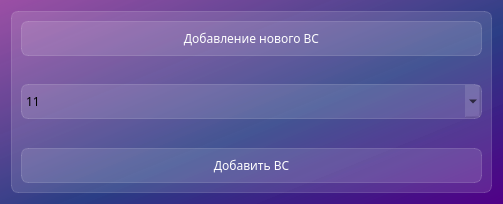
<?xml version="1.0" encoding="UTF-8"?>
<ui version="4.0">
 <class>Dialog</class>
 <widget class="QDialog" name="Dialog">
  <property name="geometry">
   <rect>
    <x>0</x>
    <y>0</y>
    <width>503</width>
    <height>204</height>
   </rect>
  </property>
  <property name="windowTitle">
   <string>Add_aircraft</string>
  </property>
  <property name="styleSheet">
   <string notr="true">background-color: qlineargradient(spread:pad, x1:1, y1:1, x2:0, y2:0, stop:0 rgba(81, 0, 135, 255), stop:0.427447 rgba(41, 61, 132, 235), stop:1 rgba(155, 79, 165, 255));
font-family: Noto Sans SC;</string>
  </property>
  <layout class="QVBoxLayout" name="verticalLayout_2">
   <item>
    <widget class="QFrame" name="frame">
     <property name="styleSheet">
      <string notr="true">background-color: rgba(255, 255, 255, 30); 
border: 1px solid rgba(255,255,255,40);
border-radius: 7px;</string>
     </property>
     <property name="frameShape">
      <enum>QFrame::StyledPanel</enum>
     </property>
     <property name="frameShadow">
      <enum>QFrame::Raised</enum>
     </property>
     <layout class="QVBoxLayout" name="verticalLayout_3">
      <item>
       <layout class="QVBoxLayout" name="verticalLayout">
        <item>
         <widget class="QLabel" name="label_aircraft">
          <property name="minimumSize">
           <size>
            <width>0</width>
            <height>35</height>
           </size>
          </property>
          <property name="styleSheet">
           <string notr="true">color: white;</string>
          </property>
          <property name="text">
           <string>Добавление нового ВС</string>
          </property>
          <property name="alignment">
           <set>Qt::AlignCenter</set>
          </property>
         </widget>
        </item>
        <item>
         <spacer name="verticalSpacer">
          <property name="orientation">
           <enum>Qt::Vertical</enum>
          </property>
          <property name="sizeHint" stdset="0">
           <size>
            <width>20</width>
            <height>40</height>
           </size>
          </property>
         </spacer>
        </item>
        <item>
         <widget class="QComboBox" name="combo_add_aircraft">
          <property name="minimumSize">
           <size>
            <width>0</width>
            <height>35</height>
           </size>
          </property>
          <property name="styleSheet">
           <string notr="true">QComboBob {
font-size: 16pt;
color: white;
}

QComboBox:item {
color: black;
}</string>
          </property>
          <property name="editable">
           <bool>false</bool>
          </property>
          <property name="currentText">
           <string extracomment="Выберите ВС">11</string>
          </property>
          <property name="currentIndex">
           <number>0</number>
          </property>
          <property name="maxVisibleItems">
           <number>10</number>
          </property>
          <property name="maxCount">
           <number>2147483647</number>
          </property>
          <property name="duplicatesEnabled">
           <bool>false</bool>
          </property>
          <item>
           <property name="text">
            <string>11</string>
           </property>
          </item>
          <item>
           <property name="text">
            <string>2222</string>
           </property>
          </item>
         </widget>
        </item>
        <item>
         <spacer name="verticalSpacer_2">
          <property name="orientation">
           <enum>Qt::Vertical</enum>
          </property>
          <property name="sizeHint" stdset="0">
           <size>
            <width>20</width>
            <height>40</height>
           </size>
          </property>
         </spacer>
        </item>
        <item>
         <widget class="QPushButton" name="add_aicraft_in">
          <property name="minimumSize">
           <size>
            <width>0</width>
            <height>35</height>
           </size>
          </property>
          <property name="styleSheet">
           <string notr="true">QPushButton{
	color: rgb(255, 255, 255);
     background-color:rgba(255,255,255,30);
     border: 1px solid rgba(255,255,255,40);
     border-radius:7px;
	height: 20;
}
QPushButton:hover{
background-color:rgba(255,255,255,30);
}
QPushButton:pressed{
background-color:rgba(255,255,255,70);
}</string>
          </property>
          <property name="text">
           <string>Добавить ВС</string>
          </property>
         </widget>
        </item>
       </layout>
      </item>
     </layout>
    </widget>
   </item>
  </layout>
 </widget>
 <resources/>
 <connections/>
</ui>
